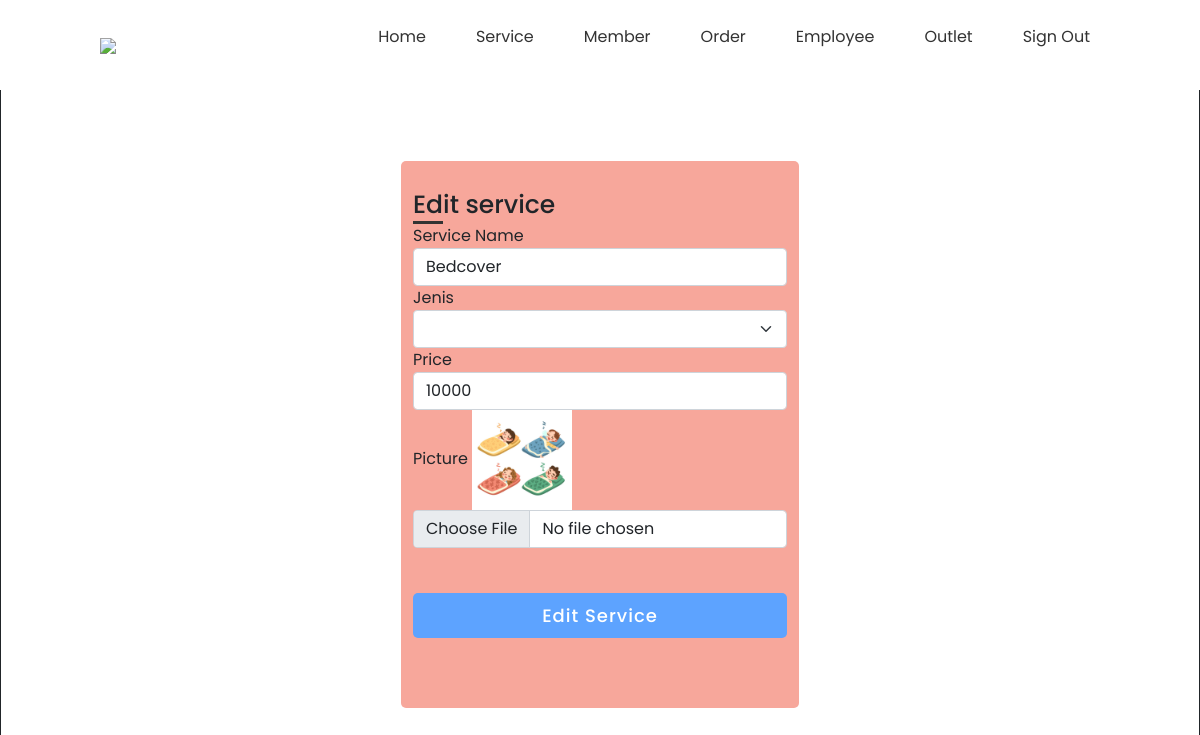
/edit_service.php?id_paket=1 (signed in), run on the app's committed database.
### tables this page shows
CREATE TABLE `paket` (
  `id_paket` int(11) NOT NULL,
  `nama_paket` varchar(100) NOT NULL,
  `jenis` enum('Kg','Pcs') NOT NULL,
  `harga` int(11) NOT NULL,
  `img` varchar(100) NOT NULL
);

### edit_service.php (the view, shortened to what this page needs)
<!DOCTYPE html>
<html lang="en">
<head>
    <link rel="stylesheet" href="css/edit_service.css">
</head>
<body>
<?php
    include "navbar.php";
    include "koneksi.php";
    $query_paket = mysqli_query($conn, "SELECT * from paket where id_paket='".$_GET['id_paket']."'");
    $data_paket = mysqli_fetch_array($query_paket);
?>
<div class="container">
    <div class="title">Edit service</div>
    <form method="POST" action="proses_edit_service.php" enctype="multipart/form-data">
        <div class="service-details">
            <div class="input-box">
                <span class="details">Service Name</span>
                <input type="text" class="form-control" name="nama_paket" value="<?=$data_paket['nama_paket']?>"required>
            </div>
            <div class="input-box">
                <span class="details">Jenis</span>
                <?php
                    $arr_paket=array('Pcs'=>'Pcs','Kg'=>'Kg');
                ?>
                <select name="jenis" class="form-select" required>
                <option></option>
                <?php foreach ($arr_paket as $key_paket => $val_paket):
                if($key_paket==$data_member['jenis']){
                    $selek="selected";
                } else {
                    $selek="";
                }?>
                <option value="<?=$key_paket?>"<?=$selek?>><?=$val_paket?></option>
                <?php endforeach ?>
                </select>
            </div>
            <div class="input-box">
                <span class="details">Price</span>
                <input type="text" class="form-control" name="harga" value="<?=$data_paket['harga']?>" required>
            </div>
            <div class="mb-3">
                <span for="foto" class="details">Picture</span>
                <img src="img/<?=$data_paket['img']?>" width="100"/></br>
                <input type="file" class="form-control" name="img" value="<?=$data_paket['img']?>">
            </div>
        </div>
        <div class="button">
            <input type="submit" value="Edit Service">
        </div>
    </form>
</div>
</body>
</html>

### css/edit_service.css (style rules this page uses)
* { margin:0; padding: 0; box-sizing: border-box; font-family: 'Poppins', sans-serif; }
body { height: 100vh; border: 1px solid; justify-content: center; align-items: center; padding-top: 80px; padding-bottom: 100px; padding-left: 400px; padding-right: 400px; }
.container { max-width: 700px; width: 100%; background: #f7a79b; padding: 25px 30px; border-radius: 5px; }
.container .title { font-size: 25px; font-weight: 500; position: relative; }
.container .title::before { content: ''; position: absolute; left: 0; bottom: 0; height: 3px; width: 30px; background: #323333; }
form .button { height: 45px; margin: 45px 0; }
form .button input { height: 100%; width: 100%; outline: none; color: #fff; background: #5da3ff; border: none; font-size: 18px; font-weight: 500; letter-spacing: 1px;border-radius: 5px; }

### css/navbar.css (style rules this page uses)
* { margin: 0; padding: 0; box-sizing: border-box; font-family: 'Poppins', sans serif; }

### data on the page
paket: nama_paket "Bedcover", harga "10000", img (picture)
